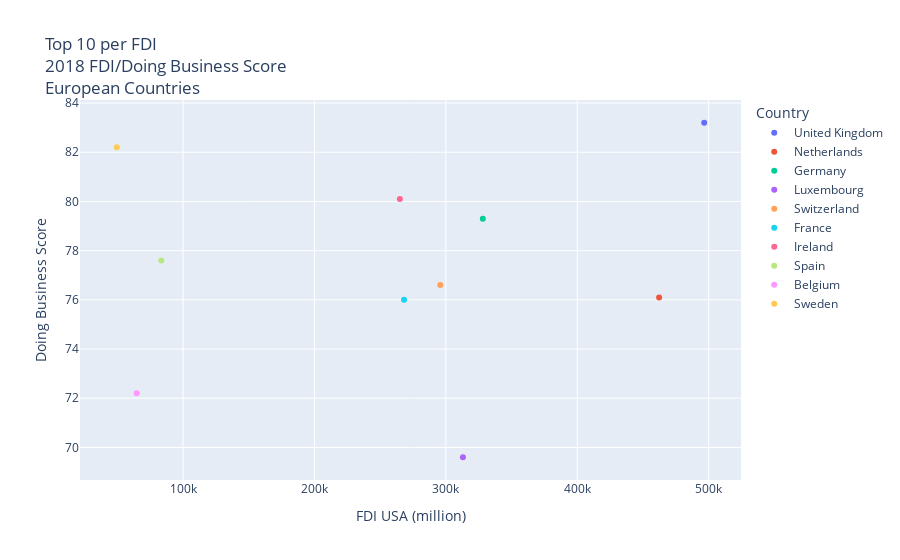

Notebook source saved alongside this figure:
### Code cell
europe_top_10_fdi_db_scatter = px.scatter(
    europe_top_10_format_name,
    x="FDI USA (million)",
    y="Doing Business Score",
    title="Top 10 per FDI<br>2018 FDI/Doing Business Score<br>European Countries",
    color="Country",
)
europe_top_10_fdi_db_scatter.write_image("europe_top_10_fdi_db_scatter.png")
europe_top_10_fdi_db_scatter

### Figure 1 — Plotly figure (JSON) as saved in the notebook; plotly's stock layout.template omitted (floating-point values rounded to 4 significant figures)
{"data": [{"hovertemplate": "Country=United Kingdom<br>FDI USA (million)=%{x}<br>Doing Business Score=%{y}<extra></extra>", "legendgroup": "United Kingdom", "marker": {"color": "#636efa", "symbol": "circle"}, "mode": "markers", "name": "United Kingdom", "orientation": "v", "showlegend": true, "type": "scatter", "x": [496622], "xaxis": "x", "y": [83.2], "yaxis": "y"}, {"hovertemplate": "Country=Netherlands<br>FDI USA (million)=%{x}<br>Doing Business Score=%{y}<extra></extra>", "legendgroup": "Netherlands", "marker": {"color": "#EF553B", "symbol": "circle"}, "mode": "markers", "name": "Netherlands", "orientation": "v", "showlegend": true, "type": "scatter", "x": [462303], "xaxis": "x", "y": [76.1], "yaxis": "y"}, {"hovertemplate": "Country=Germany<br>FDI USA (million)=%{x}<br>Doing Business Score=%{y}<extra></extra>", "legendgroup": "Germany", "marker": {"color": "#00cc96", "symbol": "circle"}, "mode": "markers", "name": "Germany", "orientation": "v", "showlegend": true, "type": "scatter", "x": [328124], "xaxis": "x", "y": [79.3], "yaxis": "y"}, {"hovertemplate": "Country=Luxembourg<br>FDI USA (million)=%{x}<br>Doing Business Score=%{y}<extra></extra>", "legendgroup": "Luxembourg", "marker": {"color": "#ab63fa", "symbol": "circle"}, "mode": "markers", "name": "Luxembourg", "orientation": "v", "showlegend": true, "type": "scatter", "x": [312976], "xaxis": "x", "y": [69.6], "yaxis": "y"}, {"hovertemplate": "Country=Switzerland<br>FDI USA (million)=%{x}<br>Doing Business Score=%{y}<extra></extra>", "legendgroup": "Switzerland", "marker": {"color": "#FFA15A", "symbol": "circle"}, "mode": "markers", "name": "Switzerland", "orientation": "v", "showlegend": true, "type": "scatter", "x": [295783], "xaxis": "x", "y": [76.6], "yaxis": "y"}, {"hovertemplate": "Country=France<br>FDI USA (million)=%{x}<br>Doing Business Score=%{y}<extra></extra>", "legendgroup": "France", "marker": {"color": "#19d3f3", "symbol": "circle"}, "mode": "markers", "name": "France", "orientation": "v", "showlegend": true, "type": "scatter", "x": [268169], "xaxis": "x", "y": [76], "yaxis": "y"}, {"hovertemplate": "Country=Ireland<br>FDI USA (million)=%{x}<br>Doing Business Score=%{y}<extra></extra>", "legendgroup": "Ireland", "marker": {"color": "#FF6692", "symbol": "circle"}, "mode": "markers", "name": "Ireland", "orientation": "v", "showlegend": true, "type": "scatter", "x": [265004], "xaxis": "x", "y": [80.1], "yaxis": "y"}, {"hovertemplate": "Country=Spain<br>FDI USA (million)=%{x}<br>Doing Business Score=%{y}<extra></extra>", "legendgroup": "Spain", "marker": {"color": "#B6E880", "symbol": "circle"}, "mode": "markers", "name": "Spain", "orientation": "v", "showlegend": true, "type": "scatter", "x": [83379], "xaxis": "x", "y": [77.6], "yaxis": "y"}, {"hovertemplate": "Country=Belgium<br>FDI USA (million)=%{x}<br>Doing Business Score=%{y}<extra></extra>", "legendgroup": "Belgium", "marker": {"color": "#FF97FF", "symbol": "circle"}, "mode": "markers", "name": "Belgium", "orientation": "v", "showlegend": true, "type": "scatter", "x": [64661], "xaxis": "x", "y": [72.2], "yaxis": "y"}, {"hovertemplate": "Country=Sweden<br>FDI USA (million)=%{x}<br>Doing Business Score=%{y}<extra></extra>", "legendgroup": "Sweden", "marker": {"color": "#FECB52", "symbol": "circle"}, "mode": "markers", "name": "Sweden", "orientation": "v", "showlegend": true, "type": "scatter", "x": [49546], "xaxis": "x", "y": [82.2], "yaxis": "y"}], "layout": {"autosize": true, "legend": {"title": {"text": "Country"}, "tracegroupgap": 0}, "title": {"text": "Top 10 per FDI<br>2018 FDI/Doing Business Score<br>European Countries"}, "xaxis": {"anchor": "y", "autorange": true, "domain": [0, 1], "range": [22110.0, 524100.0], "title": {"text": "FDI USA (million)"}, "type": "linear"}, "yaxis": {"anchor": "x", "autorange": true, "domain": [0, 1], "range": [68.6, 84.2], "title": {"text": "Doing Business Score"}, "type": "linear"}}}
